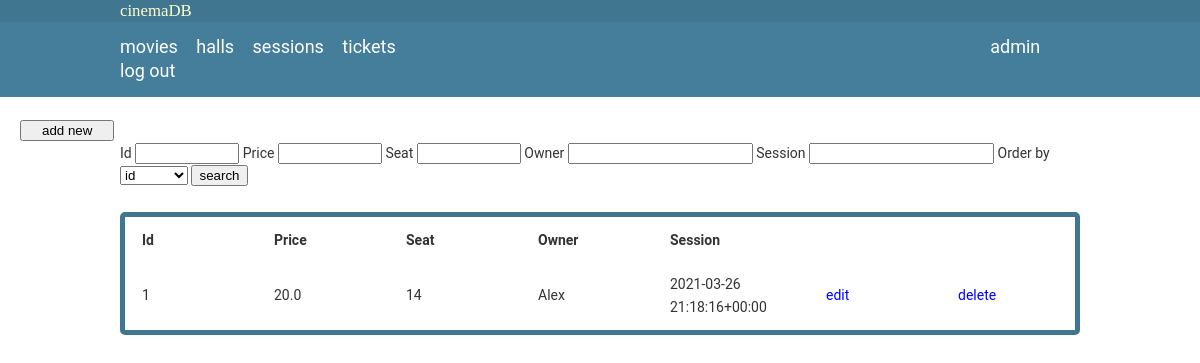
The app's page /tickets (signed in) with its own data.
### interface/models.py (models this page shows, shortened)
class Ticket(models.Model):
    price = models.FloatField()
    seat = models.IntegerField()
    owner = models.OneToOneField(Client, on_delete=models.CASCADE)
    session = models.ForeignKey(Session, on_delete=models.CASCADE)

class Client(models.Model):
    name = models.CharField(max_length=50)
    email = models.EmailField()
    def __str__(self):
        return self.name

class Session(models.Model):
    start = models.DateTimeField()
    movie = models.ForeignKey(Movie, on_delete=models.CASCADE)
    hall = models.ForeignKey(Hall, on_delete=models.CASCADE)
    def __str__(self):
        return str(self.start)

### interface/views.py (the view)
# urls.py: path('tickets', view=tickets, name='page.tickets'),
@login_required(login_url='page.login')
def tickets(request):
    ticket_list = Ticket.objects.all()
    return render(request, 'interface/tickets.html', {'tab_title': 'tickets', 'ticket_list': ticket_list})

### interface/templates/interface/tickets.html (shortened to what this page needs)
{% extends "interface/base.html" %}
{% block content %}
<div class="container">
    <form action="/search/tickets" method="GET" autocomplete="off">
        <br/>
        Id        <input type="number"      name="id"       value="{{id}}">
        Price     <input type="number"      name="price"    value="{{price}}">
        Seat      <input type="number"      name="seat"     value="{{seat}}">
        Owner     <input type="text"        name="owner"    value="{{owner}}">
        Session   <input type="datetime"    name="session"  value="{{session}}">
        Order by  <select name="orderby" id="orderby">
                    <option value="id">      id</option>
                  </select>
                  <input type="submit"      value="search">
    </form>
    <table class="table">
        <tr>
            <th>Id</th>
            <th>Price</th>
            <th>Seat</th>
            <th>Owner</th>
            <th>Session</th>
        </tr>
        {% for ticket in ticket_list %}
        <tr>
            <td> {{ticket.id}} </td>
            <td> {{ticket.price}} </td>
            <td> {{ticket.seat}} </td>
            <td> {{ticket.owner}} </td>
            <td> {{ticket.session}} </td>
            <td> <a href="{% url 'page.edit' 'tickets' ticket.id %}">edit</a> </td>
            <td> <a href="{% url 'page.delete' 'tickets' ticket.id %}">delete</a> </td>
        </tr>
        {% endfor %}
    </table>
</div>
<div id="sidebar">
    <form action="{% url 'page.add' 'tickets' %}">
        <input type="submit" value="add new"/>
    </form>
</div>
{% endblock content %}

### interface/templates/interface/base.html (shortened to what this page needs)
{%load static%}
<!DOCTYPE html>
<html lang="en">
    <head>
        <link rel="stylesheet" type="text/css" href="{% static 'style.css' %}">
    </head>
    <body>
        <nav id="main-header">
            <div class="container">
                <a style="padding: px; font-size: larger;" href="{% url 'page.movies' %}">cinemaDB</a>
            </div>
        </nav>
        <header id="navbar">
            <div class="container">
                <ul>
                    <li><a href="/movies">movies</a></li>
                    <li><a href="/halls">halls</a></li>
                    <li><a href="/sessions">sessions</a></li>
                    <li><a href="/tickets">tickets</a></li>
                    <li><a style="padding-left: 60%;">{{request.user}}</a></li>
                    <li><a href="/logout">log out</a></li>
                </ul>
            </div>
        </header>
    {% block content%}
    {% endblock %}
    </body>
</html>

### interface/static/style.css (style rules this page uses)
#sidebar { height: 100%; width: 120px; position: fixed; padding-top: 120px; top: 0; }
#sidebar input { margin-left: 20px; padding-left: 20px; padding-right: 20px; display: block; }
body { font-family:Arial, Helvetica, sans-serif; line-height:1.6em; margin: 0; padding: 0; font-size: 14px; font-family: "Roboto","Lucida Grande","DejaVu Sans","Bitstream Vera Sans",Verdana,Arial,sans-serif; color: #333; background: #fff; }
a { text-decoration: none; color: blue; }
.container { width:80%; margin:auto; overflow:auto; }
input[type="number"] { width: 10%; }
.table { margin: 25px 0px; border: 5px solid #417690; border-radius: 5px; overflow: hidden; }
.table tbody tr { text-align: left; }
.table th, .table td { padding: 10px 15px; min-width: 100px; }
#main-header { background: #417690; color: #ffc; }
#main-header a { font-family: "Verdana"; font-size: 25px; margin: auto; background: #417690; color: #ffc; }
#navbar { background-color: #447e9b; color: #fff; }
#navbar ul { padding:0; list-style: none; }
#navbar li { display:inline; }
#navbar a { color:#fff; text-decoration: none; font-size:18px; padding-right:15px; }

### records on screen
Ticket: id "1", price "20.0", seat "14", owner "Alex", session "2021-03-26 21:18:16+00:00"

### other values on screen
{{ request.user }} "admin"
